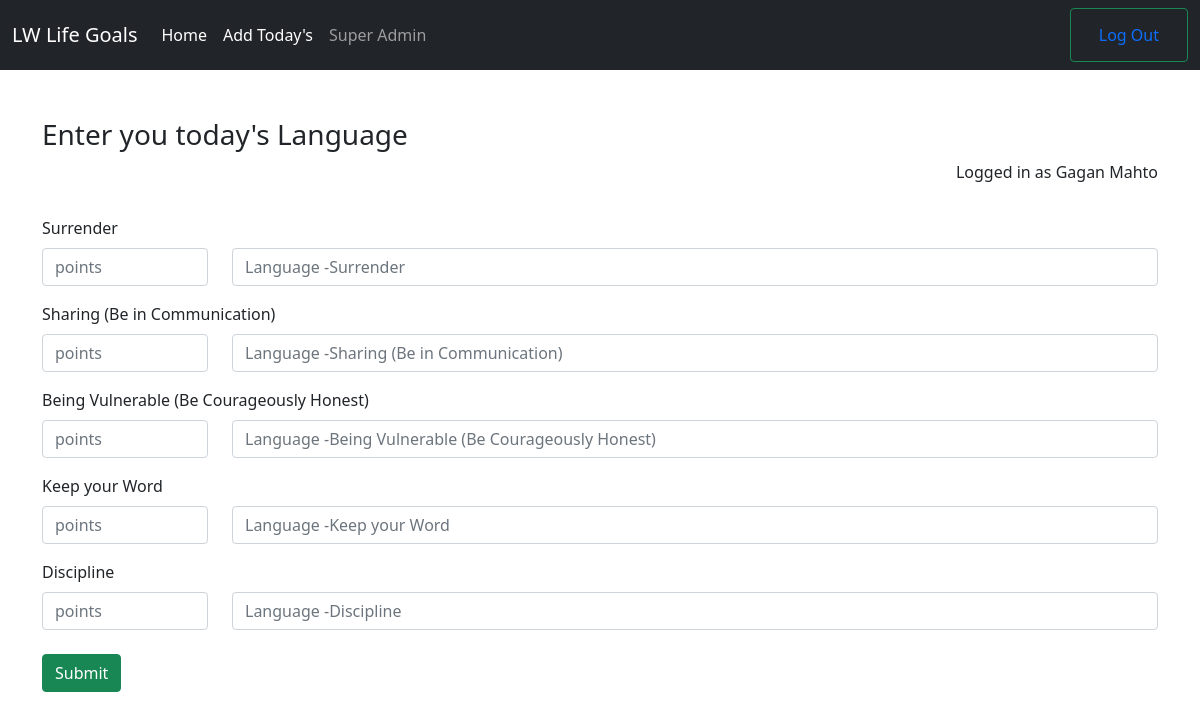
The page /create-today/ (signed in) on the database its author committed.
### lwlife/models.py (models this page shows, shortened)
class Question(models.Model):
    ques = models.CharField(max_length=200, null=False)
    description = models.TextField(null=True, blank=True)
    ques_time = models.DateTimeField(auto_now_add=True)

### lwlife/views.py (the view, shortened to what this page needs)
# urls.py: path('create-today/', views.custom_form, name="create-today"),
def custom_form(request):
    my_ques = Question.objects.all()
    print(my_ques[0].question)
    context = {
        "que": my_ques
    }
    return render(request,'lwlife/custom-page.html',context)

### templates/lwlife/custom-page.html (shortened to what this page needs)
{%extends 'lwlife/index.html'%}
{%block body%}
<div class="container my-5 py-10">
    <h3>Enter you today's Language</h3>
    <p align="right">Logged in as {{user.get_full_name}}</p>
    <form action="" method='post' class=''>
        {% for q in que %}
        <div class="row">
            <label for="formGroupExampleInput" class="form-label mt-3">{{q.ans}}{{q.ques}}</label>
            <div class="col-2">
                <input type="number" class="form-control" name="{{q.id}}-points" placeholder="points" min="0" max="10">
            </div>
            <div class="col-10">
                <input type="text" class="form-control" name="{{q.id}}-language" placeholder="Language -{{q.ques}}" aria-label="Language">
            </div>
        </div>
        {%endfor%}
        <button type="submit" class="btn btn-success my-4">Submit</button>
    </form>
</div>
{%endblock body%}

### rows shown on the page
Question: ques "Surrender", ques "Language -Surrender"
Question: ques "Sharing (Be in Communication)", ques "Language -Sharing (Be in Communication)"
Question: ques "Being Vulnerable (Be Courageously Honest)", ques "Language -Being Vulnerable (Be Courageously Honest)"
Question: ques "Keep your Word", ques "Language -Keep your Word"
Question: ques "Discipline", ques "Language -Discipline"

### other values the page prints
{{ user.get_full_name }} "Gagan Mahto"
